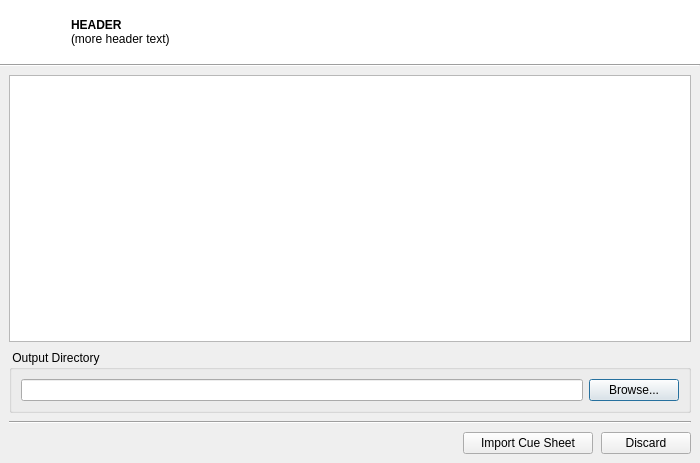
<?xml version="1.0" encoding="UTF-8"?>
<ui version="4.0">
 <class>CueSheetImport</class>
 <widget class="QDialog" name="CueSheetImport">
  <property name="geometry">
   <rect>
    <x>0</x>
    <y>0</y>
    <width>700</width>
    <height>463</height>
   </rect>
  </property>
  <property name="windowTitle">
   <string>Import Cue Sheet</string>
  </property>
  <layout class="QVBoxLayout" name="verticalLayout_2">
   <property name="margin">
    <number>0</number>
   </property>
   <item>
    <layout class="QVBoxLayout" name="verticalLayout">
     <property name="spacing">
      <number>0</number>
     </property>
     <item>
      <widget class="QFrame" name="headerFrame">
       <property name="minimumSize">
        <size>
         <width>0</width>
         <height>64</height>
        </size>
       </property>
       <property name="maximumSize">
        <size>
         <width>16777215</width>
         <height>64</height>
        </size>
       </property>
       <property name="palette">
        <palette>
         <active>
          <colorrole role="Base">
           <brush brushstyle="SolidPattern">
            <color alpha="255">
             <red>255</red>
             <green>255</green>
             <blue>255</blue>
            </color>
           </brush>
          </colorrole>
          <colorrole role="Window">
           <brush brushstyle="SolidPattern">
            <color alpha="255">
             <red>255</red>
             <green>255</green>
             <blue>255</blue>
            </color>
           </brush>
          </colorrole>
         </active>
         <inactive>
          <colorrole role="Base">
           <brush brushstyle="SolidPattern">
            <color alpha="255">
             <red>255</red>
             <green>255</green>
             <blue>255</blue>
            </color>
           </brush>
          </colorrole>
          <colorrole role="Window">
           <brush brushstyle="SolidPattern">
            <color alpha="255">
             <red>255</red>
             <green>255</green>
             <blue>255</blue>
            </color>
           </brush>
          </colorrole>
         </inactive>
         <disabled>
          <colorrole role="Base">
           <brush brushstyle="SolidPattern">
            <color alpha="255">
             <red>255</red>
             <green>255</green>
             <blue>255</blue>
            </color>
           </brush>
          </colorrole>
          <colorrole role="Window">
           <brush brushstyle="SolidPattern">
            <color alpha="255">
             <red>255</red>
             <green>255</green>
             <blue>255</blue>
            </color>
           </brush>
          </colorrole>
         </disabled>
        </palette>
       </property>
       <property name="autoFillBackground">
        <bool>true</bool>
       </property>
       <property name="frameShape">
        <enum>QFrame::NoFrame</enum>
       </property>
       <property name="frameShadow">
        <enum>QFrame::Raised</enum>
       </property>
       <layout class="QHBoxLayout" name="horizontalLayout_3">
        <item>
         <layout class="QHBoxLayout" name="horizontalLayout_2">
          <item>
           <widget class="QLabel" name="label">
            <property name="maximumSize">
             <size>
              <width>56</width>
              <height>16777215</height>
             </size>
            </property>
            <property name="text">
             <string/>
            </property>
            <property name="pixmap">
             <pixmap resource="../res/Images.qrc">:/images/HeaderIcon_CueImport.png</pixmap>
            </property>
           </widget>
          </item>
          <item>
           <widget class="QLabel" name="labelHeaderText">
            <property name="font">
             <font>
              <weight>50</weight>
              <bold>false</bold>
             </font>
            </property>
            <property name="text">
             <string notr="true">&lt;b&gt;HEADER&lt;/b&gt;&lt;br&gt;(more header text)</string>
            </property>
           </widget>
          </item>
         </layout>
        </item>
       </layout>
      </widget>
     </item>
     <item>
      <widget class="QFrame" name="frame">
       <property name="maximumSize">
        <size>
         <width>16777215</width>
         <height>2</height>
        </size>
       </property>
       <property name="frameShape">
        <enum>QFrame::HLine</enum>
       </property>
       <property name="frameShadow">
        <enum>QFrame::Sunken</enum>
       </property>
      </widget>
     </item>
     <item>
      <layout class="QVBoxLayout" name="verticalLayout_3">
       <property name="spacing">
        <number>8</number>
       </property>
       <property name="margin">
        <number>9</number>
       </property>
       <item>
        <widget class="QTreeView" name="treeView">
         <property name="alternatingRowColors">
          <bool>true</bool>
         </property>
         <property name="selectionMode">
          <enum>QAbstractItemView::SingleSelection</enum>
         </property>
         <property name="selectionBehavior">
          <enum>QAbstractItemView::SelectRows</enum>
         </property>
        </widget>
       </item>
       <item>
        <widget class="QGroupBox" name="groupBoxArtwork">
         <property name="contextMenuPolicy">
          <enum>Qt::CustomContextMenu</enum>
         </property>
         <property name="title">
          <string> Output Directory </string>
         </property>
         <layout class="QHBoxLayout" name="horizontalLayout_5">
          <item>
           <layout class="QHBoxLayout" name="horizontalLayout_4">
            <item>
             <widget class="QLineEdit" name="editOutputDir">
              <property name="frame">
               <bool>true</bool>
              </property>
              <property name="readOnly">
               <bool>true</bool>
              </property>
             </widget>
            </item>
            <item>
             <widget class="QPushButton" name="browseButton">
              <property name="minimumSize">
               <size>
                <width>90</width>
                <height>0</height>
               </size>
              </property>
              <property name="text">
               <string>Browse...</string>
              </property>
              <property name="icon">
               <iconset resource="../res/Icons.qrc">
                <normaloff>:/icons/folder_explore.png</normaloff>:/icons/folder_explore.png</iconset>
              </property>
             </widget>
            </item>
           </layout>
          </item>
         </layout>
        </widget>
       </item>
       <item>
        <widget class="QFrame" name="frame_2">
         <property name="frameShape">
          <enum>QFrame::HLine</enum>
         </property>
         <property name="frameShadow">
          <enum>QFrame::Sunken</enum>
         </property>
        </widget>
       </item>
       <item>
        <layout class="QHBoxLayout" name="horizontalLayout">
         <item>
          <spacer name="horizontalSpacer">
           <property name="orientation">
            <enum>Qt::Horizontal</enum>
           </property>
           <property name="sizeHint" stdset="0">
            <size>
             <width>40</width>
             <height>20</height>
            </size>
           </property>
          </spacer>
         </item>
         <item>
          <widget class="QPushButton" name="imprtButton">
           <property name="minimumSize">
            <size>
             <width>130</width>
             <height>0</height>
            </size>
           </property>
           <property name="text">
            <string>Import Cue Sheet</string>
           </property>
           <property name="icon">
            <iconset resource="../res/Icons.qrc">
             <normaloff>:/icons/add.png</normaloff>:/icons/add.png</iconset>
           </property>
           <property name="iconSize">
            <size>
             <width>16</width>
             <height>16</height>
            </size>
           </property>
           <property name="autoDefault">
            <bool>false</bool>
           </property>
          </widget>
         </item>
         <item>
          <widget class="QPushButton" name="abortButton">
           <property name="minimumSize">
            <size>
             <width>90</width>
             <height>0</height>
            </size>
           </property>
           <property name="text">
            <string>Discard</string>
           </property>
           <property name="icon">
            <iconset resource="../res/Icons.qrc">
             <normaloff>:/icons/cross.png</normaloff>:/icons/cross.png</iconset>
           </property>
           <property name="iconSize">
            <size>
             <width>16</width>
             <height>16</height>
            </size>
           </property>
           <property name="autoDefault">
            <bool>false</bool>
           </property>
          </widget>
         </item>
        </layout>
       </item>
      </layout>
     </item>
    </layout>
   </item>
  </layout>
 </widget>
 <tabstops>
  <tabstop>abortButton</tabstop>
  <tabstop>imprtButton</tabstop>
  <tabstop>treeView</tabstop>
 </tabstops>
 <resources>
  <include location="../res/Icons.qrc"/>
  <include location="../res/Images.qrc"/>
  <include location="../res/Images.qrc"/>
  <include location="../res/Images.qrc"/>
  <include location="../res/Images.qrc"/>
  <include location="../res/Images.qrc"/>
  <include location="../res/Images.qrc"/>
  <include location="../res/Images.qrc"/>
  <include location="../res/Images.qrc"/>
  <include location="../res/Images.qrc"/>
  <include location="../res/Images.qrc"/>
  <include location="../res/Images.qrc"/>
  <include location="../res/Images.qrc"/>
  <include location="../res/Images.qrc"/>
  <include location="../res/Images.qrc"/>
  <include location="../res/Images.qrc"/>
  <include location="../res/Images.qrc"/>
  <include location="../res/Images.qrc"/>
  <include location="../res/Images.qrc"/>
  <include location="../res/Images.qrc"/>
  <include location="../res/Images.qrc"/>
  <include location="../res/Images.qrc"/>
  <include location="../res/Images.qrc"/>
  <include location="../res/Images.qrc"/>
  <include location="../res/Images.qrc"/>
  <include location="../res/Images.qrc"/>
  <include location="../res/Images.qrc"/>
  <include location="../res/Images.qrc"/>
  <include location="../res/Images.qrc"/>
  <include location="../res/Images.qrc"/>
 </resources>
 <connections>
  <connection>
   <sender>abortButton</sender>
   <signal>clicked()</signal>
   <receiver>CueSheetImport</receiver>
   <slot>close()</slot>
   <hints>
    <hint type="sourcelabel">
     <x>609</x>
     <y>408</y>
    </hint>
    <hint type="destinationlabel">
     <x>310</x>
     <y>240</y>
    </hint>
   </hints>
  </connection>
 </connections>
</ui>
